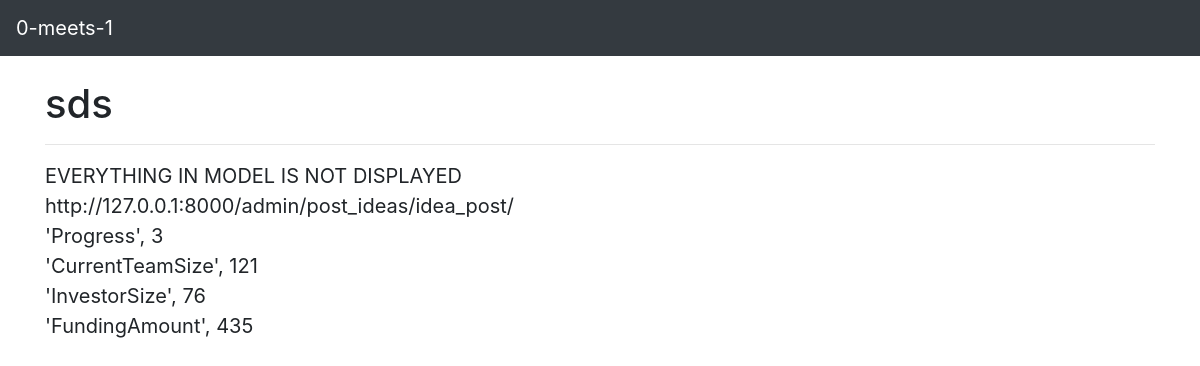
Screenshot of /post/3/ with the database file from the repository.
### post/models.py (models this page shows)
class PostIdeaModel(models.Model):
    Title = models.CharField(max_length=200)
    Description = models.CharField(max_length=200)
    Img = models.CharField(max_length=200)
    Progress= models.IntegerField()
    CurrentTeamSize= models.IntegerField()
    InvestorSize= models.IntegerField()
    FundingAmount = models.IntegerField()
    FinancialStatus = models.CharField(max_length=200)
    PatentDetails= models.IntegerField()
    History=models.CharField(max_length=200)
    createdby_id = models.IntegerField()

### post/views.py (the view)
# urls.py: path('<int:id>/', views.ParticularPost, name='ParticularPost'),
def ParticularPost(request,id):
    print("inside particular q id is", id)
    individual_post = PostIdeaModel.objects.get(id=id)
    return render(request,'post/ParticularPost.html',{ "post":individual_post})

### post/templates/post/ParticularPost.html
{% extends 'post/layout.html' %}
{% block content%}
<h1>{{post.Title}}</h1>
<hr>
<div style="font-size:20px; padding-right:10%">
    EVERYTHING IN MODEL IS NOT DISPLAYED
    <br>
    {{post.Description}}
    <br>
    'Progress', {{post.Progress}}
    <br>
    'CurrentTeamSize', {{post.CurrentTeamSize}}
    <br>
    'InvestorSize', {{post.InvestorSize}}
    <br>
    'FundingAmount', {{post.FundingAmount}}
    <br>
</div>
{% endblock%}

### post/templates/post/layout.html (shortened to what this page needs)
<!doctype html>
<html lang="en">
<head>
    <link rel="stylesheet" href="https://stackpath.bootstrapcdn.com/bootstrap/4.3.1/css/bootstrap.min.css"
>
</head>
<body>
<nav class="navbar navbar-expand-lg navbar-dark bg-dark">
    <a class="navbar-brand" href="{% url 'home'  %}">0-meets-1</a>
</nav>
<br/>
<div class="container">
    {% block content %}
    {% endblock %}
</div>
</body>
</html>

### rows the page displays
PostIdeaModel: Title "sds", Description "http://127.0.0.1:8000/admin/post_ideas/idea_post/", Progress "3", CurrentTeamSize "121", InvestorSize "76", FundingAmount "435"
